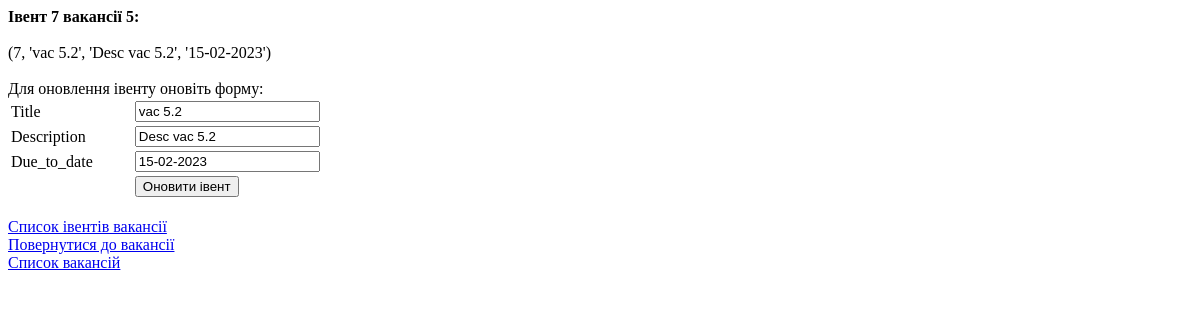
Before: /vacancy/5/events/7/ with the older database file.
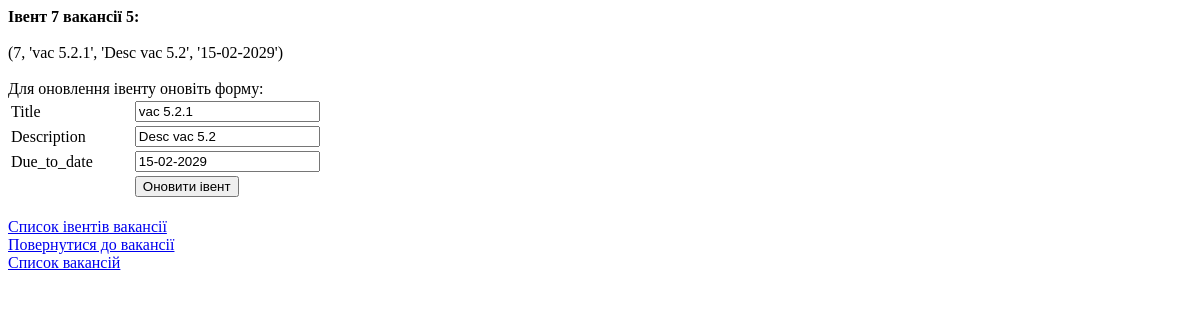
After: the same page with the newer database file.
### models.py (models this page shows, shortened)
class Event(Base):
    __tablename__ = 'event'
    id = Column(Integer, primary_key=True, unique=True, autoincrement=True)
    vacancy_id = Column(Integer, ForeignKey('vacancy.id'))
    description = Column(String(255), nullable=False)
    event_date = Column(DateTime, default=datetime.utcnow)
    title = Column(String(50), nullable=False)
    due_to_date = Column(String(50), nullable=False)
    status = Column(Integer, nullable=False)

### main.py (the view, shortened to what this page needs)
@app.route("/vacancy/<int:vacancy_id>/events/<int:event_id>/", methods=['GET', 'POST'])
def show_event_content(vacancy_id, event_id):
    al_db.init_db()
    event = al_db.db_session.query(Event.id, Event.title, Event.description, Event.due_to_date).\
        where(Event.id == event_id, Event.vacancy_id == vacancy_id).first()
    return render_template('event_update.html', vacancy_id=vacancy_id, event_id=event_id, event=event)

### al_db.py (called while the page is built)
def init_db():
    Base.metadata.create_all(bind=engine)

### templates/event_update.html (shortened to what this page needs)
<!DOCTYPE html>
<html lang="en">
<head>
</head>
<body>
<b>Івент {{event_id}} вакансії {{vacancy_id}}:</b> </br></br>
{{event}}
</br></br>Для оновлення івенту оновіть форму:</br>
<form action="/vacancy/{{vacancy_id}}/events/{{event_id}}/" method="POST">
    <table>
        <tr> <td>Title</td> <td><input type="text" name="title" value="{{event[1]}}"></td> </tr>
        <tr> <td>Description</td> <td><input type="text" name="description" value="{{event[2]}}"></td> </tr>
        <tr> <td>Due_to_date</td> <td><input type="text" name="due_to_date" value="{{event[3]}}"></td> </tr>
        <tr> <td></td> <td><input type="submit" value="Оновити івент"></td> </tr>
    </table>
</form>
</br><a href="/vacancy/{{vacancy_id}}/events/">Список івентів вакансії</a>
</br><a href="/vacancy/{{vacancy_id}}/">Повернутися до вакансії</a>
</br><a href="/vacancy/">Список вакансій</a>
</body>
</html>

Changed rows visible on the page:
changed Event "Desc vac 5.2": title "vac 5.2" → "vac 5.2.1"; due_to_date "15-02-2023" → "15-02-2029"
Other visible differences:
{{ event }}: "(7, 'vac 5.2', 'Desc vac 5.2', '15-02-2023')" → "(7, 'vac 5.2.1', 'Desc vac 5.2', '15-02-2029')"
